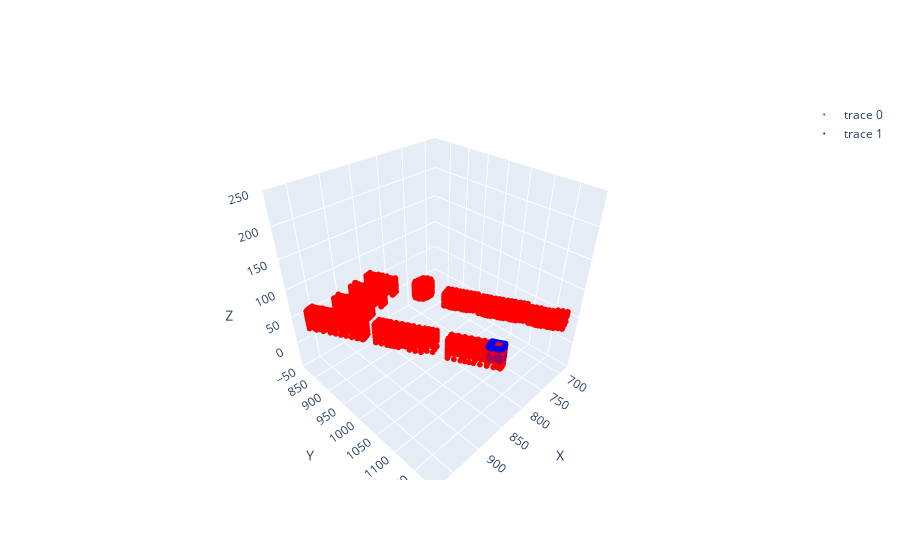

The notebook cell saved with this chart:
### Code cell
import plotly.graph_objects as go
# Create an empty np array with rows = len(fenestration_objects) and columns = 3
import numpy as np
cp_array = np.empty((len(fenestration_objects), 3))
points = []
for surface in fenestration_objects:
    coordinates = [
            (surface.Vertex_1_Xcoordinate, surface.Vertex_1_Ycoordinate, surface.Vertex_1_Zcoordinate),
            (surface.Vertex_2_Xcoordinate, surface.Vertex_2_Ycoordinate, surface.Vertex_2_Zcoordinate),
            (surface.Vertex_3_Xcoordinate, surface.Vertex_3_Ycoordinate, surface.Vertex_3_Zcoordinate),
            (surface.Vertex_4_Xcoordinate, surface.Vertex_4_Ycoordinate, surface.Vertex_4_Zcoordinate)
        ]
    #extend the points list with the coordinates
    points.extend(coordinates)
# Convert the points list to a NP array
points_array = np.array(points)


# Scatter3D from sampled_df
trace1 = go.Scatter3d(
    x=sampled_df['x'],
    y=sampled_df['y'],
    z=sampled_df['z'],
    mode='markers',
    marker=dict(size=2, color='red') # red color
)

# Scatter3D from points_array
trace2 = go.Scatter3d(
    x=points_array[:,0],
    y=points_array[:,1],
    z=points_array[:,2],
    mode='markers',
    marker=dict(size=2, color='blue') # blue color
)

# Combine traces and set the layout
layout = go.Layout(
    scene=dict(
        xaxis=dict(title='X'),
        yaxis=dict(title='Y'),
        zaxis=dict(title='Z', range=[-50,250]),
    )
)

fig = go.Figure(data=[trace1, trace2], layout=layout)

fig.show()

### Figure 1 — Plotly figure (JSON) as saved in the notebook; plotly's stock layout.template omitted (floating-point values rounded to 4 significant figures; data arrays with more than 128 entries replaced by an {"elided": "..."} marker saying what was removed)
{"data": [{"marker": {"color": "red", "size": 2}, "mode": "markers", "type": "scatter3d", "x": {"elided": "14512 float values"}, "y": {"elided": "14512 float values"}, "z": {"elided": "14512 float values"}}, {"marker": {"color": "blue", "size": 2}, "mode": "markers", "type": "scatter3d", "x": {"elided": "560 float values"}, "y": {"elided": "560 float values"}, "z": {"elided": "560 float values"}}], "layout": {"scene": {"xaxis": {"title": {"text": "X"}}, "yaxis": {"title": {"text": "Y"}}, "zaxis": {"range": [-50, 250], "title": {"text": "Z"}}}}}
